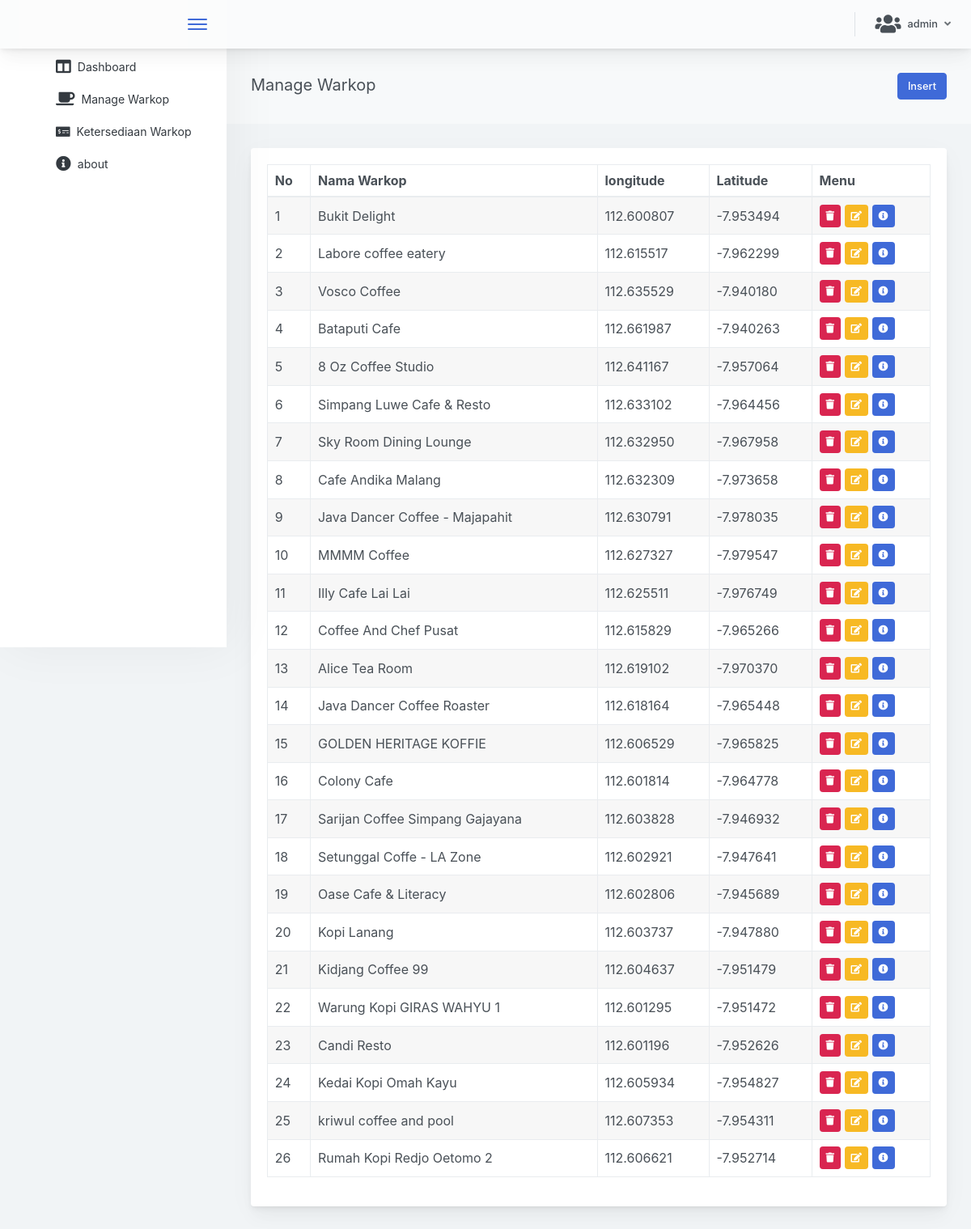
The page /admin/daftarwarkop.php?pesan=sukses (signed in) on the database its author committed.
### tables this page shows
CREATE TABLE `data_location` (
  `id` int(11) NOT NULL,
  `nama` varchar(255) NOT NULL,
  `max_cap` int(100) NOT NULL,
  `curr_cap` int(100) NOT NULL DEFAULT '0',
  `lat` float(10,6) NOT NULL,
  `lon` float(10,6) NOT NULL,
  `last_update` datetime NOT NULL DEFAULT CURRENT_TIMESTAMP
);

### admin/daftarwarkop.php (the view, shortened to what this page needs)
<html lang="en">
<head>
    <link rel="stylesheet" href="https://use.fontawesome.com/releases/v5.3.1/css/all.css">
    <link href="css/main.87c0748b313a1dda75f5.css" rel="stylesheet">
    <link rel="stylesheet" href="css/animate.min.css">
</head>
<body>
    <div class="app-container app-theme-white body-tabs-shadow fixed-header fixed-sidebar">
        <div class="app-header header-shadow">
            <div class="app-header__logo">
                <div class="app-header__logo scrollbar-container ps">
                </div>
                <div class="header__pane ml-auto">
                    <div>
                        <button type="button" class="hamburger close-sidebar-btn hamburger--elastic" data-class="closed-sidebar">
                            <span class="hamburger-box">
                                <span class="hamburger-inner"></span>
                            </span>
                        </button>
                    </div>
                </div>
            </div>
            <div class="app-header__content">
                <div class="app-header-right">
                    <div class="header-btn-lg pr-0">
                        <div class="widget-content p-0">
                            <div class="widget-content-wrapper">
                                <div class="widget-content-left">
                                    <div class="btn-group">
                                        <a data-toggle="dropdown" aria-haspopup="true" aria-expanded="false" class="p-0 btn">
                                            <div class="d-flex justify-content-center align-items-center">
                                                <i class="fas fa-users fa-2x mr-2"></i>
                                                <?= $_SESSION['username'] ?>
                                                <i class="fa fa-angle-down ml-2 opacity-8"></i>
                                            </div>
                                        </a>
                                    </div>
                                </div>
                            </div>
                        </div>
                    </div>
                </div>
            </div>
        </div>
        <div class="app-main">
            <div class="app-sidebar sidebar-shadow">
                <div class="scrollbar-sidebar">
                    <div class="app-sidebar__inner">
                        <ul class="vertical-nav-menu">
                            <li>
                                <a href="dashboard.php">
                                    <i class="fas fa-columns fa-lg mr-2"></i>Dashboard
                                </a>
                            </li>
                            <li>
                                <a href="daftarwarkop.php">
                                    <i class="fas fa-coffee fa-lg mr-2"></i>Manage Warkop
                                </a>
                            </li>
                            <li>
                                <a href="ketersediaan.php">
                                    <i class="fas fa-money-check-alt mr-2"></i>Ketersediaan Warkop
                                </a>
                            </li>
                            <li>
                                <a href="about.php">
                                    <i class="fas fa-info-circle fa-lg mr-2"></i>about
                                </a>
                            </li>
                        </ul>
                    </div>
                </div>
            </div>
            <div class="app-main__outer">
                <div class="animated slideInLeft">
                    <div class="app-main__inner">
                        <div class="app-page-title">
                            <div class="page-title-wrapper">
                                <div class="page-title-heading">
                                    <div>Manage Warkop
                                        <div class="page-title-subheading">
                                        </div>
                                    </div>
                                </div>
                                <div class="page-title-actions">
                                    <a href="insertwarkop.php" class="btn btn-primary">Insert</a>
                                </div>
                            </div>
                        </div>
                        <div class="main-card mb-3 card">
                            <div class="card-body">
                                <table style="width: 100%;" id="example" class="table table-hover table-striped table-bordered">
                                    <thead>
                                        <tr>
                                            <th>No</th>
                                            <th>Nama Warkop</th>
                                            <th>longitude</th>
                                            <th>Latitude</th>
                                            <th>Menu</th>
                                        </tr>
                                    </thead>
                                    <tbody>
                                        <?php
                                        include 'koneksi.php';
                                        $sql = "SELECT * FROM data_location";
                                        $hasil = $koneksi->query($sql);
                                        $nomor = 1;
                                        while ($warkop = $hasil->fetch_assoc()) { ?>
                                            <tr>
                                                <td><?= $nomor++ ?></td>
                                                <td><?= $warkop['nama'] ?></td>
                                                <td><?= $warkop['lon'] ?></td>
                                                <td><?= $warkop['lat'] ?></td>
                                                <td>
                                                    <a href="aksi_delete.php?id=<?= $warkop['id'] ?>"><i class="fas fa-trash fa-xs text-white p-2 bg-danger rounded"></i></a>
                                                    <a href="updatewarkop.php?id=<?= $warkop['id'] ?>"><i class="fas fa-edit fa-xs text-white p-2 bg-warning rounded"></i></a>
                                                    <a href="detail.php?id=<?= $warkop['id'] ?>"><i class="fas fa-info-circle fa-xs text-white p-2 bg-primary rounded"></i></a>
                                                </td>
                                            </tr>
                                        <?php } ?>
                                    </tbody>
                                </table>
                            </div>
                        </div>
                    </div>
                </div>
            </div>
            <link rel="stylesheet" href="https://cdn.datatables.net/responsive/2.2.2/js/responsive.bootstrap4.js">
</body>
</html>

### rows shown on the page
data_location: nama "Bukit Delight", lon "112.600807", lat "-7.953494"
data_location: nama "Labore coffee eatery", lon "112.615517", lat "-7.962299"
data_location: nama "Vosco Coffee", lon "112.635529", lat "-7.940180"
data_location: nama "Bataputi Cafe", lon "112.661987", lat "-7.940263"
data_location: nama "8 Oz Coffee Studio", lon "112.641167", lat "-7.957064"
data_location: nama "Simpang Luwe Cafe & Resto", lon "112.633102", lat "-7.964456"
data_location: nama "Sky Room Dining Lounge", lon "112.632950", lat "-7.967958"
data_location: nama "Cafe Andika Malang", lon "112.632309", lat "-7.973658"
data_location: nama "Java Dancer Coffee - Majapahit", lon "112.630791", lat "-7.978035"
data_location: nama "MMMM Coffee", lon "112.627327", lat "-7.979547"
data_location: nama "Illy Cafe Lai Lai", lon "112.625511", lat "-7.976749"
data_location: nama "Coffee And Chef Pusat", lon "112.615829", lat "-7.965266"
data_location: nama "Alice Tea Room", lon "112.619102", lat "-7.970370"
data_location: nama "Java Dancer Coffee Roaster", lon "112.618164", lat "-7.965448"
data_location: nama "GOLDEN HERITAGE KOFFIE", lon "112.606529", lat "-7.965825"
data_location: nama "Colony Cafe", lon "112.601814", lat "-7.964778"
data_location: nama "Sarijan Coffee Simpang Gajayana", lon "112.603828", lat "-7.946932"
data_location: nama "Setunggal Coffe - LA Zone", lon "112.602921", lat "-7.947641"
data_location: nama "Oase Cafe & Literacy", lon "112.602806", lat "-7.945689"
data_location: nama "Kopi Lanang", lon "112.603737", lat "-7.947880"
data_location: nama "Kidjang Coffee 99", lon "112.604637", lat "-7.951479"
data_location: nama "Warung Kopi GIRAS WAHYU 1", lon "112.601295", lat "-7.951472"
data_location: nama "Candi Resto", lon "112.601196", lat "-7.952626"
data_location: nama "Kedai Kopi Omah Kayu", lon "112.605934", lat "-7.954827"
data_location: nama "kriwul coffee and pool", lon "112.607353", lat "-7.954311"
data_location: nama "Rumah Kopi Redjo Oetomo 2", lon "112.606621", lat "-7.952714"

### other values the page prints
$_SESSION['username'] "admin"
